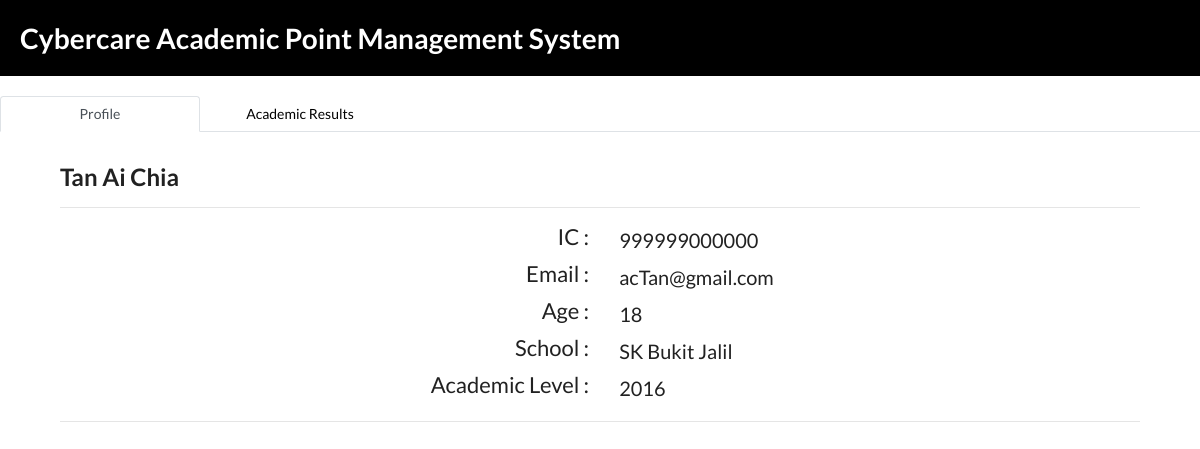
Page /CybercareAdminModule/childArchiveProfile.php?id=999999000000 on the committed database.
### tables this page shows
CREATE TABLE IF NOT EXISTS `childrenarchive` (
  `cIC` varchar(12) NOT NULL,
  `cName` varchar(50) NOT NULL,
  `cEmail` varchar(50) NOT NULL,
  `oHID` int(5) NOT NULL,
  `category` varchar(30) NOT NULL,
  `year` varchar(20) NOT NULL,
  `schoolID` int(3) NOT NULL,
  `password` char(64) NOT NULL,
  `salt` char(16) NOT NULL,
  `profilePicture` varchar(30) NOT NULL
);

CREATE TABLE IF NOT EXISTS `school` (
  `schoolID` int(3) NOT NULL AUTO_INCREMENT,
  `schoolName` varchar(50) NOT NULL,
  `schoolType` varchar(20) NOT NULL,
  `schoolAddress1` varchar(50) NOT NULL,
  `schoolAddress2` varchar(50) NOT NULL,
  `schoolState` varchar(30) NOT NULL,
  `schoolCity` varchar(20) NOT NULL,
  `schoolPoscode` int(5) NOT NULL,
  `schoolContact` varchar(15) NOT NULL,
  PRIMARY KEY (`schoolID`)
);

### CybercareAdminModule/childArchiveProfile.php (the view, shortened to what this page needs)
<?php
    require("config.php");
	if(isset($_GET['id'])){
		$cIC = $_GET['id'];
		$query = 'SELECT * from childrenarchive WHERE cIC = "'.$cIC.'"';
		$result = mysqli_query($db, $query);
		$row = $result->fetch_assoc();
	}
	else{
		header("Location: childrenList.php");
	}
	function countAge($cIC){
		$age = (int)substr($cIC, 0, 2);
		$currentYear = (int)date("Y");
		$age = (string)($currentYear - $age);
		$age = substr($age, -2);
		return $age;
	}
?>
<!DOCTYPE html>
<html>
<head>
	<?php include('/includes/cdn.php');?>
	<link rel="stylesheet" type = "text/css" href="style/mystyle.css">
	<?php include('/includes/regHeader.php');?>
	<?php include('/includes/popOutNavArchive.php');?>
</head>
<body onload="setTab()">
	<div class="wrapper">
		<?php
			echo "<h2>".$row['cName']."</h2><hr>";
			echo "
				<table class='formTable'>
					<tbody>
						<tr>
							<td class='detailLabelTD'><label class='regLabelStyle'>IC :</a></td>
							<td class='detailDescTD'>".$row['cIC']."</td>
						</tr>
						<tr>
							<td class='detailLabelTD'><label class='regLabelStyle'>Email :</a></td>
							<td class='detailDescTD'>".$row['cEmail']."</td>
						</tr>
						<tr>
							<td class='detailLabelTD'><label class='regLabelStyle'>Age :</a></td>
							<td class='detailDescTD'>".countAge($row['cIC'])."</td>
						</tr>
						<tr>
							<td class='detailLabelTD'><label class='regLabelStyle'>School :</a></td>";
			$queryGetSchool = 'select * from school where schoolID = '.$row['schoolID'];
			$schoolResult = mysqli_query($db, $queryGetSchool);
			$school = $schoolResult->fetch_assoc();
			echo "
							<td class='detailDescTD'>".$school['schoolName']."</td>
						</tr>
						<tr>
							<td class='detailLabelTD'><label class='regLabelStyle'>Academic Level :</a></td>
							<td class='detailDescTD'>".$row['year']."</td>
						</tr>
					</tbody>
				</table>
			";
		?>
		<hr>
	</div>
</body>
</html>

### CybercareAdminModule/style/mystyle.css (style rules this page uses)
body { padding : 0px; margin : 0px; }
#createNewAccount, .content, .wrapper { width : 90%; margin : 30px auto auto auto; }
.regLabelStyle, .regInputStyle, #eduLevelDiv { display : inline-block; }
.formTable { width : 800px; margin : auto; }
.regLabelStyle, .addLabelStyle { width : 100%; text-align : right; }
.formTable td { padding : 5px 15px; }
.detailLabelTD { font-size : 22px; }
.detailDescTD { font-size : 20px; }

### rows in the picture
childrenarchive: cName "Tan Ai Chia", cIC "999999000000", cEmail "acTan@gmail.com", cIC "18", year "2016"
school: schoolName "SK Bukit Jalil"
